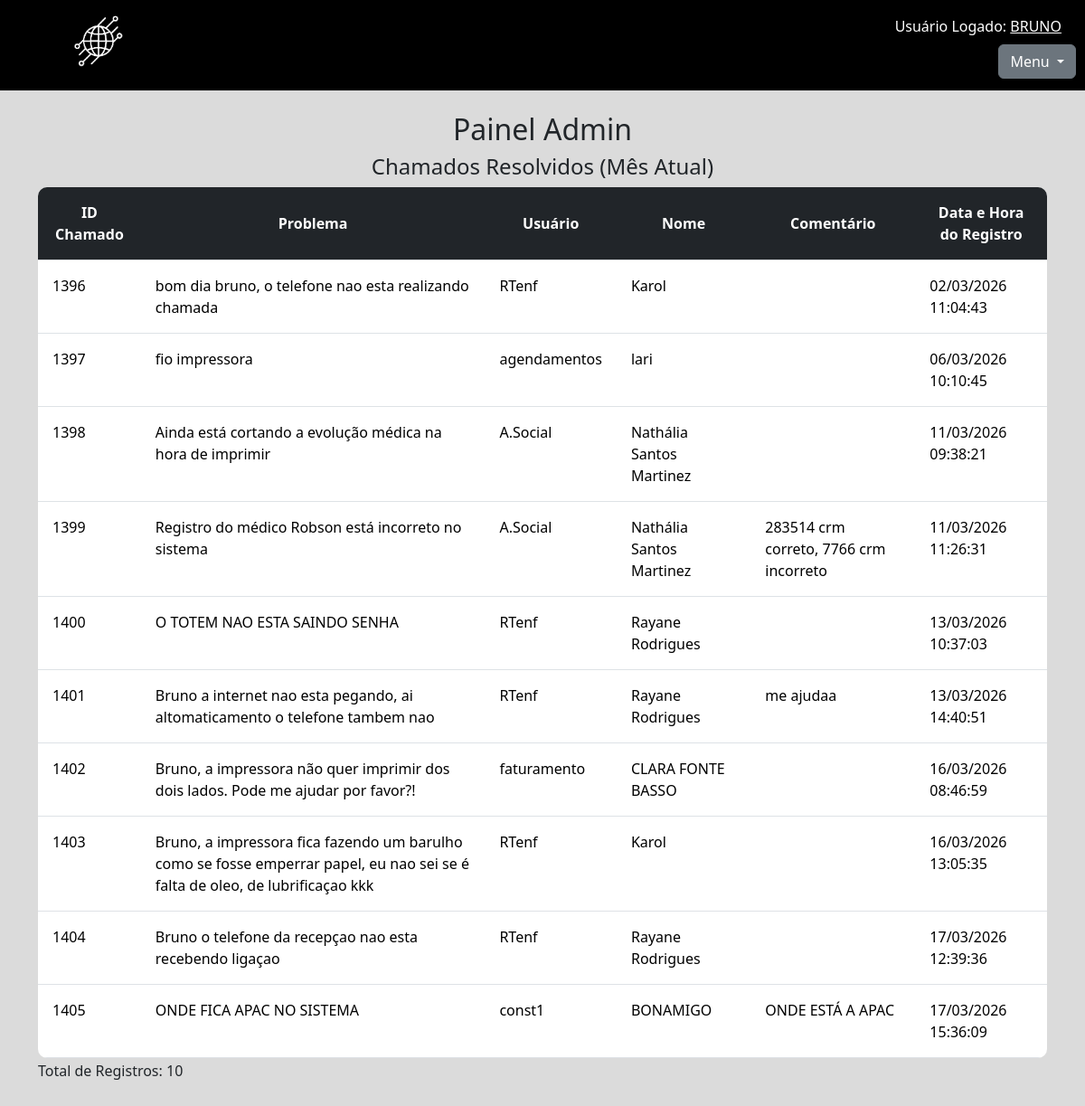
Page /resolvidos.php (signed in) on the committed database.
### tables this page shows
CREATE TABLE `resolvidos` (
  `id` int(11) NOT NULL,
  `problema_r` text NOT NULL,
  `setor_r` varchar(255) NOT NULL,
  `nome_r` varchar(255) NOT NULL,
  `comentario_r` text NOT NULL,
  `momento_registro_r` datetime NOT NULL,
  `mes_resolvido_r` int(11) DEFAULT NULL
);

### resolvidos.php (the view, shortened to what this page needs)
<?php
include('conexao.php');
$consulta_resolvidos = "SELECT * FROM resolvidos WHERE mes_resolvido_r = MONTH(CURRENT_DATE())";
$con_resolvidos = $mysqli->query($consulta_resolvidos) or die($mysqli->error);
$tem_chamados_resolvidos = $con_resolvidos->num_rows > 0;
$queryCountResolvidos = "SELECT COUNT(*) as totalResolvidos FROM resolvidos WHERE mes_resolvido_r = MONTH(CURRENT_DATE())";
$resultCountResolvidos = $mysqli->query($queryCountResolvidos);
$rowCountResolvidos = $resultCountResolvidos->fetch_assoc();
$totalResolvidos = $rowCountResolvidos['totalResolvidos'];
?>
<!DOCTYPE html>
<html lang="pt-BR">
<head>
    <link rel="stylesheet" href="style.css">
    <link href="bootstrap/css/bootstrap.min.css" rel="stylesheet">
</head>
<body>
    <header>
        <img class="logo" src="images/logoWhite.png">
        <div class="d-flex flex-column align-items-end position-relative">
            <?php echo "<h6 class='me-3'>Usuário Logado: <u>" . $_SESSION['login'] . "</u></h6>"; ?>
            <div class="dropdown">
                <button class="btn btn-secondary dropdown-toggle" type="button" id="dropdownMenuButton" data-bs-toggle="dropdown" aria-expanded="false">
                    Menu
                </button>
            </div>
        </div>
    </header>
    <div class="container mt-4">
        <h2 class="text-center">Painel Admin</h2>
        <h4 class="text-center">Chamados Resolvidos (Mês Atual)</h4>
        <?php if ($tem_chamados_resolvidos) { ?>
            <table class="table tabela-arredondada" style="margin:0 auto;">
                <tr class="text-center align-middle">
                    <td class="p-3 mb-2 bg-dark text-white"><b>ID Chamado</b></td>
                    <td class="p-3 mb-2 bg-dark text-white"><b>Problema</b></td>
                    <td class="p-3 mb-2 bg-dark text-white"><b>Usuário</b></td>
                    <td class="p-3 mb-2 bg-dark text-white"><b>Nome</b></td>
                    <td class="p-3 mb-2 bg-dark text-white"><b>Comentário</b></td>
                    <td class="p-3 mb-2 bg-dark text-white"><b>Data e Hora do Registro</b></td>
                </tr>
                <?php while ($dado = $con_resolvidos->fetch_array()) { ?>
                    <tr>
                        <td class="p-3 mb-2"><?php echo str_pad($dado["id"], 4, '0', STR_PAD_LEFT); ?></td>
                        <td class="p-3 mb-2"><?php echo $dado["problema_r"]; ?></td>
                        <td class="p-3 mb-2"><?php echo $dado["setor_r"]; ?></td>
                        <td class="p-3 mb-2"><?php echo $dado["nome_r"]; ?></td>
                        <td class="p-3 mb-2"><?php echo $dado["comentario_r"]; ?></td>
                        <td class="p-3 mb-2"><?php echo date('d/m/Y H:i:s', strtotime($dado["momento_registro_r"])); ?></td>
                    </tr>
                <?php } ?>
            </table>
            <h6 class="totalregistro">Total de Registros: <?php echo $totalResolvidos; ?></h6>
        <?php } else { ?>
            <h4 class="text-center mt-3">Nenhum chamado resolvido neste mês.</h4>
        <?php } ?>
    </div>
</body>
</html>

### style.css (style rules this page uses)
* { margin: 0; padding: 0; box-sizing: border-box; }
body { background: #dbdbdb !important; padding: 100px 0 50px 0; }
header { position: fixed; top: 0; height: 100px; width: 100%; z-index: 10; text-align: right; padding: 10px; color: #ffff; background: rgb(0, 0, 0); }
header h6 { margin: 10px; }
header u { text-transform: uppercase; }
.logo { float: left; width: 80px; position: relative; left: 5%; }
.totalregistro { margin-top: 5px; }
.tabela-arredondada { border-radius: 10px; overflow: hidden; border-collapse: separate; border-spacing: 0; }

### rows in the picture
resolvidos: id "1396", problema_r "bom dia bruno, o telefone nao esta realizando chamada", setor_r "RTenf", nome_r "Karol", momento_registro_r "02/03/2026 11:04:43"
resolvidos: id "1397", problema_r "fio impressora", setor_r "agendamentos", nome_r "lari", momento_registro_r "06/03/2026 10:10:45"
resolvidos: id "1398", problema_r "Ainda está cortando a evolução médica na hora de imprimir", setor_r "A.Social", nome_r "Nathália Santos Martinez", momento_registro_r "11/03/2026 09:38:21"
resolvidos: id "1399", problema_r "Registro do médico Robson está incorreto no sistema", setor_r "A.Social", nome_r "Nathália Santos Martinez", comentario_r "283514 crm correto, 7766 crm incorreto", momento_registro_r "11/03/2026 11:26:31"
resolvidos: id "1400", problema_r "O TOTEM NAO ESTA SAINDO SENHA", setor_r "RTenf", nome_r "Rayane Rodrigues", momento_registro_r "13/03/2026 10:37:03"
resolvidos: id "1401", problema_r "Bruno a internet nao esta pegando, ai altomaticamento o telefone tambem nao", setor_r "RTenf", nome_r "Rayane Rodrigues", comentario_r "me ajudaa", momento_registro_r "13/03/2026 14:40:51"
resolvidos: id "1402", problema_r "Bruno, a impressora não quer imprimir dos dois lados. Pode me ajudar por favor?!", setor_r "faturamento", nome_r "CLARA FONTE BASSO", momento_registro_r "16/03/2026 08:46:59"
resolvidos: id "1403", problema_r "Bruno, a impressora fica fazendo um barulho como se fosse emperrar papel, eu nao sei se é falta de oleo, de lubrificaçao kkk", setor_r "RTenf", nome_r "Karol", momento_registro_r "16/03/2026 13:05:35"
resolvidos: id "1404", problema_r "Bruno o telefone da recepçao nao esta recebendo ligaçao", setor_r "RTenf", nome_r "Rayane Rodrigues", momento_registro_r "17/03/2026 12:39:36"
resolvidos: id "1405", problema_r "ONDE FICA APAC NO SISTEMA", setor_r "const1", nome_r "BONAMIGO", comentario_r "ONDE ESTÁ A APAC", momento_registro_r "17/03/2026 15:36:09"

### other values in the picture
$_SESSION['login'] "BRUNO"
$totalResolvidos "10"
